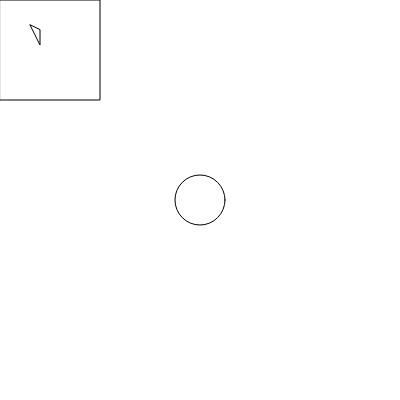
Frame 1 (no input)
Frame 60 (no input): identical to frame 1, image omitted
Frame 120 (the mouse pressed at the canvas centre since frame 60): identical to frame 1, image omitted

The p5.js sketch that drew this single still picture (run headless with seeded random() and noise() and a simulated clock; from frame 60 on, the mouse is pressed at the canvas centre):

// p5.js sketch
// ── sketch.js
/* 
Basic P5 sketch.
Created by Dawn C. Hayes March 2017. 

*/

// every P5 sketch (program) requires at least two functions: function setup() and function draw()
// function is a keyword that P5 recognizes as a funcition indicator
// setup() takes care of initializing the program and runs once.
function setup() { //parenthesis holds arguments or parameters.
  createCanvas(400, 400); // the createCanvas() function sets canvas size
}

// draw() takes care of items that are repeated until the canvas or browser window is closed. Animations can be set within the draw() loop
function draw() { // curly brackets contain a series of statements aka "lines of code".
  background(255); // the background() function sets background color
  ellipse(200, 200, 50, 50); //the ellipse function is used to draw an ellipse. Arguments are passed into the function to determine
  // location and size
  quad(0,0,100,0,100,100,0,100); //a quad function that is used to draw a square or rectangle. Arguments represent x followed by y coordinates, going in a clockwise motion per coordinate
  triangle(30,25, 40, 45, 40, 30);

}
